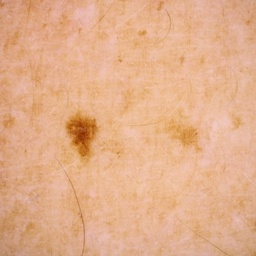
#> input picture test_good.jpg, 256 x 256 px
$ python -i precompute_abcd.py   (imports and definitions only)
#> lines starting #> are read from the running program, lines starting #| are printed output that depends on the picture; after the words box and inside, x2 and y2 are one past the last pixel; in counts of white or black regions, pixels touching at a corner belong together
### project/models/feature_extractor.py
"""ABCD Feature Extractor for skin lesion images.

Computes 4 interpretable features from a segmentation mask + image:
  A - Asymmetry:    1 - symmetry_score (higher = more asymmetric)
  B - Border:       edge irregularity index (higher = more irregular border)
  C - Color:        color diversity score (higher = more color variation)
  D - Diameter:     relative lesion size (area fraction of image)

All features are normalized to [0, 1].

Reference: Abbasi et al. (2004), dermoscopy ABCD rule.
"""

import cv2
import numpy as np
import torch


def _symmetry_score(mask: np.ndarray) -> float:
    """Vertical + horizontal symmetry of the lesion shape."""
    if mask.sum() == 0:
        return 0.0
    mask_u8 = mask.astype(np.uint8)
    flip_v = np.flipud(mask_u8)
    flip_h = np.fliplr(mask_u8)
    sym_v = np.logical_and(mask_u8, flip_v).sum() / (mask_u8.sum() + 1e-8)
    sym_h = np.logical_and(mask_u8, flip_h).sum() / (mask_u8.sum() + 1e-8)
    return float((sym_v + sym_h) / 2.0)


def _border_irregularity(mask: np.ndarray) -> float:
    """Compactness-based border irregularity: higher = more irregular."""
    contours, _ = cv2.findContours(
        mask.astype(np.uint8), cv2.RETR_EXTERNAL, cv2.CHAIN_APPROX_SIMPLE
    )
    if not contours:
        return 0.0
    contour = max(contours, key=cv2.contourArea)
    area = cv2.contourArea(contour)
    perimeter = cv2.arcLength(contour, closed=True)
    if area < 1 or perimeter < 1:
        return 0.0
    # Polsby–Popper compactness: circle = 1, irregular = <1
    compactness = 4 * np.pi * area / (perimeter ** 2)
    irregularity = 1.0 - float(np.clip(compactness, 0.0, 1.0))
    return irregularity


def _color_diversity(image_bgr: np.ndarray, mask: np.ndarray) -> float:
    """Std of hue values inside lesion, normalized to [0, 1]."""
    if mask.sum() == 0:
        return 0.0
    hsv = cv2.cvtColor(image_bgr, cv2.COLOR_BGR2HSV)
    hue = hsv[:, :, 0][mask].astype(float)  # [0, 180]
    std = float(hue.std())
    return float(np.clip(std / 90.0, 0.0, 1.0))  # normalize by half-range


def _relative_diameter(mask: np.ndarray) -> float:
    """Lesion area as a fraction of total image area."""
    total = mask.size
    if total == 0:
        return 0.0
    return float(np.clip(mask.sum() / total, 0.0, 1.0))


def extract_abcd(image_bgr: np.ndarray, mask: np.ndarray) -> np.ndarray:
    """Compute ABCD feature vector from image and mask.

    Args:
        image_bgr: BGR image, shape (H, W, 3), dtype uint8.
        mask: Binary lesion mask, shape (H, W), dtype bool.
    Returns:
        features: np.ndarray of shape (4,), values in [0, 1].
                  [asymmetry, border_irregularity, color_diversity, diameter]
    """
    A = 1.0 - _symmetry_score(mask)     # asymmetry
    B = _border_irregularity(mask)       # border irregularity
    C = _color_diversity(image_bgr, mask)
    D = _relative_diameter(mask)

    return np.array([A, B, C, D], dtype=np.float32)


# [11 lines left out: function extract_abcd_tensor, not called in this run]

### project/precompute_abcd.py
"""预计算 ABCD 特征并缓存到 CSV。

使用 OTSU 阈值分割（<1ms/张），替代训练时实时跑 MobileSAM。
MobileSAM 只保留在 eval_qad.py 里用于最终评测。

输出：D:/YJ-Agent/data/abcd_cache.csv
  columns: degraded_path, A, B, C, D

Usage:
    python precompute_abcd.py --labels D:/YJ-Agent/data/quality_labels_all.csv
"""

import argparse
import multiprocessing as mp
from pathlib import Path

import cv2
import numpy as np
import pandas as pd
from tqdm import tqdm

from models.feature_extractor import extract_abcd


def otsu_mask(image_bgr: np.ndarray) -> np.ndarray:
    """Fast OTSU-based lesion mask. <1ms per image."""
    gray = cv2.cvtColor(image_bgr, cv2.COLOR_BGR2GRAY)
    # OTSU on inverted gray (lesions typically darker than background)
    _, mask = cv2.threshold(gray, 0, 255, cv2.THRESH_BINARY_INV + cv2.THRESH_OTSU)
    # Morphological cleanup
    kernel = cv2.getStructuringElement(cv2.MORPH_ELLIPSE, (7, 7))
    mask = cv2.morphologyEx(mask, cv2.MORPH_CLOSE, kernel)
    mask = cv2.morphologyEx(mask, cv2.MORPH_OPEN, kernel)
    # Fallback: if mask is too small (<2% area), use center ellipse
    if mask.sum() < 0.02 * mask.size:
        H, W = mask.shape
        mask = np.zeros((H, W), dtype=np.uint8)
        cv2.ellipse(mask, (W // 2, H // 2), (W // 3, H // 3), 0, 0, 360, 255, -1)
    return mask.astype(bool)


def process_one(path: str) -> tuple[str, float, float, float, float] | None:
#> called with path = '../test_good.jpg'
    img = cv2.imread(path)
#> img is the input picture: shape (256, 256, 3); mean B, G, R 138.7, 174.7, 226.8
    if img is None:
        return None
    img = cv2.resize(img, (224, 224))
#> img: shape (224, 224, 3)
    mask = otsu_mask(img)
#> in otsu_mask, `gray = cv2.cvtColor(image_bgr, cv2.COLOR_BGR2GRAY)`:
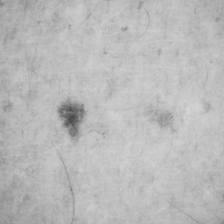
#> gray: shape (224, 224); min 72, max 213, mean 186.1
#> in otsu_mask, `_, mask = cv2.threshold(gray, 0, 255, cv2.THRESH_BINARY_INV + cv2.THRE..`:
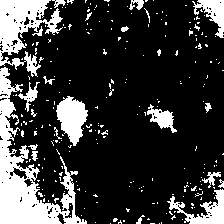
#> mask: shape (224, 224); 21.6% white; 248 white regions (226 under 20 px), largest, box (x1, y1, x2, y2) and area: (0, 67, 87, 224) 4254, (0, 0, 63, 77) 2211, (56, 96, 88, 146) 971
#> in otsu_mask, `mask = cv2.morphologyEx(mask, cv2.MORPH_CLOSE, kernel)`:
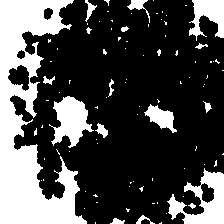
#> mask: shape (224, 224); 28.9% white; 93 white regions (76 under 20 px), largest, box (x1, y1, x2, y2) and area: (0, 0, 87, 224) 9388, (167, 168, 224, 224) 1532, (49, 96, 94, 148) 1267
#> in otsu_mask, `mask = cv2.morphologyEx(mask, cv2.MORPH_OPEN, kernel)`:
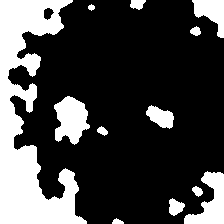
#> mask: shape (224, 224); 26% white; 12 white regions, largest, box (x1, y1, x2, y2) and area: (0, 0, 87, 224) 9062, (54, 96, 90, 145) 1169, (184, 171, 224, 224) 1101
    A, B, C, D = extract_abcd(img, mask)
#> in _symmetry_score, `flip_v = np.flipud(mask_u8)`:
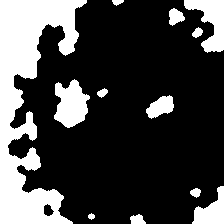
#> flip_v: shape (224, 224); values 0 (black) and 1 (white), 26% white; 12 white regions, largest, box (x1, y1, x2, y2) and area: (0, 0, 87, 224) 9062, (54, 79, 90, 128) 1169, (184, 0, 224, 53) 1101
#> in _symmetry_score, `flip_h = np.fliplr(mask_u8)`:
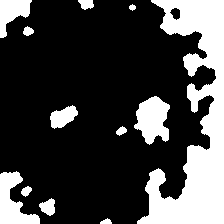
#> flip_h: shape (224, 224); values 0 (black) and 1 (white), 26% white; 12 white regions
#> in _symmetry_score, `sym_v = np.logical_and(mask_u8, flip_v).sum() / (mask_u8.sum() + 1e-8)`: sym_v = 0.705
#> in _symmetry_score, `sym_h = np.logical_and(mask_u8, flip_h).sum() / (mask_u8.sum() + 1e-8)`: sym_h = 0.368
#> in extract_abcd, `A = 1.0 - _symmetry_score(mask)`: A = 0.463
#> in _border_irregularity, `contours, _ = cv2.findContours( mask.astype(np.uint8), cv2.RETR_EXTERN..`: contours = 12 contours; largest, box (x1, y1, x2, y2) and area: (0, 0, 87, 224) 8697, (54, 96, 90, 145) 1100, (184, 171, 224, 224) 1008, (192, 0, 224, 38) 614, (146, 105, 174, 129) 376
#> in _border_irregularity, `contour = max(contours, key=cv2.contourArea)`: contour = contour of 287 points, box (x1, y1, x2, y2) (0, 0, 87, 224), area 8697
#> in _border_irregularity, `area = cv2.contourArea(contour)`: area = 8697
#> in _border_irregularity, `perimeter = cv2.arcLength(contour, closed=True)`: perimeter = 988.9
#> in _border_irregularity, `compactness = 4 * np.pi * area / (perimeter ** 2)`: compactness = 0.112
#> in _border_irregularity, `irregularity = 1.0 - float(np.clip(compactness, 0.0, 1.0))`: irregularity = 0.888
#> in _color_diversity, `hsv = cv2.cvtColor(image_bgr, cv2.COLOR_BGR2HSV)`: hsv: shape (224, 224, 3); mean H, S, V 12.1, 99.6, 226.6
#> in _color_diversity, `hue = hsv[:, :, 0][mask].astype(float)`: hue = 13030 values, max 17 at index 5316, min 7 at index 406, mean 12.43
#> in _color_diversity, `std = float(hue.std())`: std = 1.54
#> in extract_abcd, `C = _color_diversity(image_bgr, mask)`: C = 0.0171
#> in extract_abcd, `D = _relative_diameter(mask)`: D = 0.26
#> A = 0.463; B = 0.888; C = 0.0171; D = 0.26
    return path, float(A), float(B), float(C), float(D)


def main():
    parser = argparse.ArgumentParser()
    parser.add_argument("--labels", default="D:/YJ-Agent/data/quality_labels_all.csv")
    parser.add_argument("--out", default="D:/YJ-Agent/data/abcd_cache.csv")
    parser.add_argument("--workers", type=int, default=4)
    args = parser.parse_args()

    df = pd.read_csv(args.labels)
    paths = df["degraded_path"].tolist()

    # Skip already-computed paths if cache exists
    out_path = Path(args.out)
    done = set()
    if out_path.exists():
        done = set(pd.read_csv(out_path)["degraded_path"].tolist())
        paths = [p for p in paths if p not in done]
        print(f"Resuming: {len(done)} already done, {len(paths)} remaining")
    else:
        print(f"Computing ABCD for {len(paths)} images with {args.workers} workers")

    if not paths:
        print("All done.")
        return

    rows = []
    with mp.Pool(processes=args.workers) as pool:
        for result in tqdm(pool.imap_unordered(process_one, paths, chunksize=64),
                           total=len(paths), desc="ABCD precompute"):
            if result is not None:
                rows.append(result)

    new_df = pd.DataFrame(rows, columns=["degraded_path", "A", "B", "C", "D"])

    if out_path.exists():
        old_df = pd.read_csv(out_path)
        new_df = pd.concat([old_df, new_df], ignore_index=True)

    new_df.to_csv(out_path, index=False)
    print(f"Saved {len(new_df)} rows to {out_path}")


# [3 lines not run here, left out]

>>> result = process_one('../test_good.jpg')
#> result = ('../test_good.jpg', 0.463, 0.888, 0.0171, 0.26)
